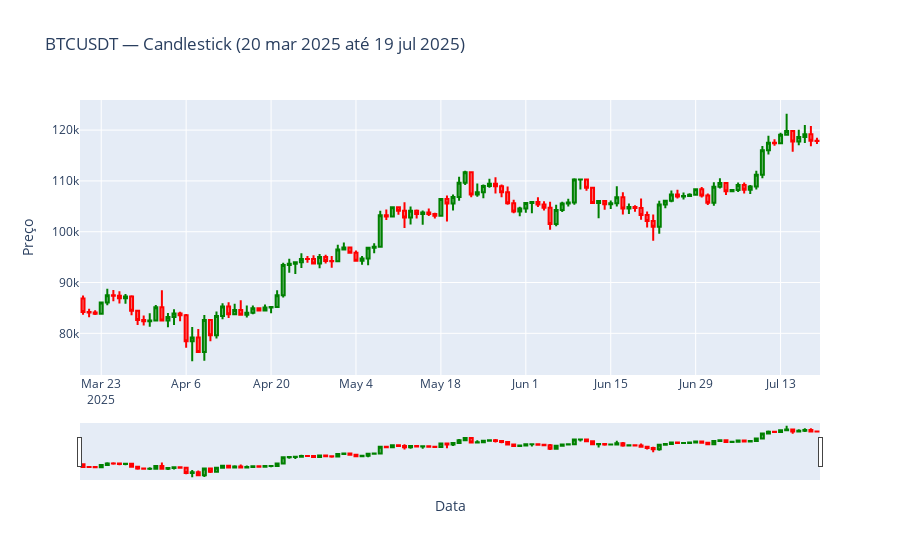

Write notebook code for a chart like this one.
### Code cell
import pandas as pd
import plotly.graph_objects as go

#referência https://www.youtube.com/watch?v=2HkhiAtMOv4

# 1. Ler o arquivo CSV
df = pd.read_csv("../../data/fechamentos/BTCUSDT_1d_data.csv")
df["timestamp"] = pd.to_datetime(df["timestamp"])

# 2. Intervalo
data_inicial = '2025-03-20'
data_final   = '2025-07-19'
df = df.loc[(df["timestamp"] >= data_inicial) & (df["timestamp"] <= data_final)]


# 3. Criar o gráfico candlestick com graph_objects (go)
fig = go.Figure(data=[
    go.Candlestick(
        x=df["timestamp"],
        open=df["open"],
        high=df["high"],
        low=df["low"],
        close=df["close"],
        increasing_line_color='green',  # cor para candle de alta
        decreasing_line_color='red'     # cor para candle de baixa
    )
])

# 4. Ajustar o layout, adicionando elementos do tutorial
fig.update_layout(
    title="BTCUSDT — Candlestick (20 mar 2025 até 19 jul 2025)",
    xaxis_title="Data",
    yaxis_title="Preço",
    #xaxis_rangeslider_visible=False  # esconde controle deslizante no eixo X
)

# 5. Exibir gráfico
fig.show(renderer="browser")
fig.show()
